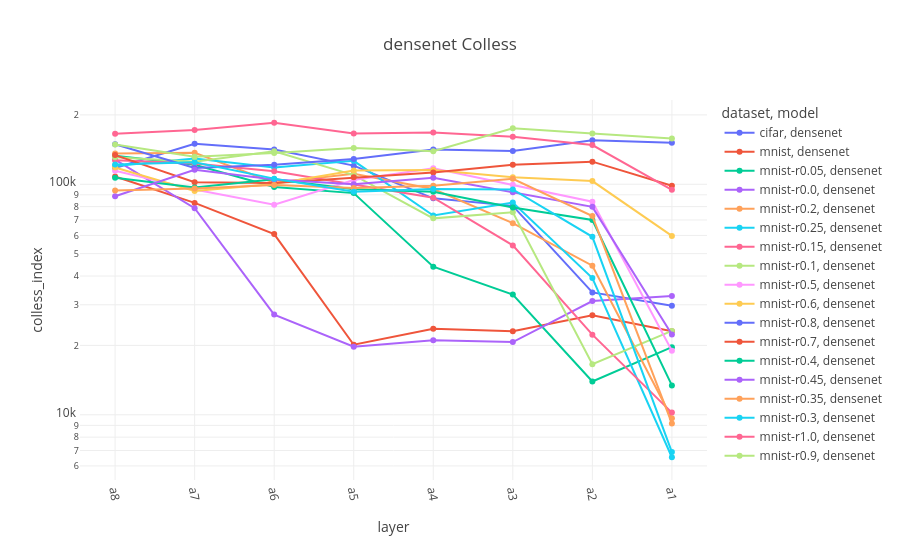

The cell this chart's notebook holds for it:
### Code cell
fig = px.line(densenet, x="layer", y="colless_index", color="dataset", symbol="model", color_discrete_sequence=px.colors.qualitative.Plotly, title="densenet Colless")
fig.update_xaxes(tickangle=80)
fig.update_yaxes(type="log")

### Figure 1 — Plotly figure (JSON) as saved in the notebook; plotly's stock layout.template omitted (floating-point values rounded to 4 significant figures)
{"data": [{"hovertemplate": "dataset=cifar<br>model=densenet<br>layer=%{x}<br>colless_index=%{y}<extra></extra>", "legendgroup": "cifar, densenet", "line": {"color": "#636EFA", "dash": "solid"}, "marker": {"symbol": "circle"}, "mode": "lines+markers", "name": "cifar, densenet", "orientation": "v", "showlegend": true, "type": "scatter", "x": ["a8", "a7", "a6", "a5", "a4", "a3", "a2", "a1"], "xaxis": "x", "y": [117600.0, 150000.0, 141400.0, 120500.0, 86880.0, 80610.0, 33960.0, 29750.0], "yaxis": "y"}, {"hovertemplate": "dataset=mnist<br>model=densenet<br>layer=%{x}<br>colless_index=%{y}<extra></extra>", "legendgroup": "mnist, densenet", "line": {"color": "#EF553B", "dash": "solid"}, "marker": {"symbol": "circle"}, "mode": "lines+markers", "name": "mnist, densenet", "orientation": "v", "showlegend": true, "type": "scatter", "x": ["a8", "a7", "a6", "a5", "a4", "a3", "a2", "a1"], "xaxis": "x", "y": [108000.0, 83030.0, 60820.0, 20130.0, 23630.0, 23020.0, 27010.0, 23030.0], "yaxis": "y"}, {"hovertemplate": "dataset=mnist-r0.05<br>model=densenet<br>layer=%{x}<br>colless_index=%{y}<extra></extra>", "legendgroup": "mnist-r0.05, densenet", "line": {"color": "#00CC96", "dash": "solid"}, "marker": {"symbol": "circle"}, "mode": "lines+markers", "name": "mnist-r0.05, densenet", "orientation": "v", "showlegend": true, "type": "scatter", "x": ["a8", "a7", "a6", "a5", "a4", "a3", "a2", "a1"], "xaxis": "x", "y": [132900.0, 121500.0, 97270.0, 91560.0, 43900.0, 33240.0, 13940.0, 19650.0], "yaxis": "y"}, {"hovertemplate": "dataset=mnist-r0.0<br>model=densenet<br>layer=%{x}<br>colless_index=%{y}<extra></extra>", "legendgroup": "mnist-r0.0, densenet", "line": {"color": "#AB63FA", "dash": "solid"}, "marker": {"symbol": "circle"}, "mode": "lines+markers", "name": "mnist-r0.0, densenet", "orientation": "v", "showlegend": true, "type": "scatter", "x": ["a8", "a7", "a6", "a5", "a4", "a3", "a2", "a1"], "xaxis": "x", "y": [127900.0, 78730.0, 27220.0, 19730.0, 21060.0, 20690.0, 31130.0, 32760.0], "yaxis": "y"}, {"hovertemplate": "dataset=mnist-r0.2<br>model=densenet<br>layer=%{x}<br>colless_index=%{y}<extra></extra>", "legendgroup": "mnist-r0.2, densenet", "line": {"color": "#FFA15A", "dash": "solid"}, "marker": {"symbol": "circle"}, "mode": "lines+markers", "name": "mnist-r0.2, densenet", "orientation": "v", "showlegend": true, "type": "scatter", "x": ["a8", "a7", "a6", "a5", "a4", "a3", "a2", "a1"], "xaxis": "x", "y": [135900.0, 137100.0, 101600.0, 111100.0, 95400.0, 67810.0, 44320.0, 9659.0], "yaxis": "y"}, {"hovertemplate": "dataset=mnist-r0.25<br>model=densenet<br>layer=%{x}<br>colless_index=%{y}<extra></extra>", "legendgroup": "mnist-r0.25, densenet", "line": {"color": "#19D3F3", "dash": "solid"}, "marker": {"symbol": "circle"}, "mode": "lines+markers", "name": "mnist-r0.25, densenet", "orientation": "v", "showlegend": true, "type": "scatter", "x": ["a8", "a7", "a6", "a5", "a4", "a3", "a2", "a1"], "xaxis": "x", "y": [119900.0, 129400.0, 118100.0, 126400.0, 73180.0, 83280.0, 39180.0, 6544.0], "yaxis": "y"}, {"hovertemplate": "dataset=mnist-r0.15<br>model=densenet<br>layer=%{x}<br>colless_index=%{y}<extra></extra>", "legendgroup": "mnist-r0.15, densenet", "line": {"color": "#FF6692", "dash": "solid"}, "marker": {"symbol": "circle"}, "mode": "lines+markers", "name": "mnist-r0.15, densenet", "orientation": "v", "showlegend": true, "type": "scatter", "x": ["a8", "a7", "a6", "a5", "a4", "a3", "a2", "a1"], "xaxis": "x", "y": [127200.0, 123100.0, 113900.0, 99620.0, 87480.0, 54320.0, 22260.0, 10220.0], "yaxis": "y"}, {"hovertemplate": "dataset=mnist-r0.1<br>model=densenet<br>layer=%{x}<br>colless_index=%{y}<extra></extra>", "legendgroup": "mnist-r0.1, densenet", "line": {"color": "#B6E880", "dash": "solid"}, "marker": {"symbol": "circle"}, "mode": "lines+markers", "name": "mnist-r0.1, densenet", "orientation": "v", "showlegend": true, "type": "scatter", "x": ["a8", "a7", "a6", "a5", "a4", "a3", "a2", "a1"], "xaxis": "x", "y": [130900.0, 125300.0, 139100.0, 109600.0, 71140.0, 75640.0, 16570.0, 23120.0], "yaxis": "y"}, {"hovertemplate": "dataset=mnist-r0.5<br>model=densenet<br>layer=%{x}<br>colless_index=%{y}<extra></extra>", "legendgroup": "mnist-r0.5, densenet", "line": {"color": "#FF97FF", "dash": "solid"}, "marker": {"symbol": "circle"}, "mode": "lines+markers", "name": "mnist-r0.5, densenet", "orientation": "v", "showlegend": true, "type": "scatter", "x": ["a8", "a7", "a6", "a5", "a4", "a3", "a2", "a1"], "xaxis": "x", "y": [114400.0, 94810.0, 81470.0, 104400.0, 117300.0, 99540.0, 84020.0, 18970.0], "yaxis": "y"}, {"hovertemplate": "dataset=mnist-r0.6<br>model=densenet<br>layer=%{x}<br>colless_index=%{y}<extra></extra>", "legendgroup": "mnist-r0.6, densenet", "line": {"color": "#FECB52", "dash": "solid"}, "marker": {"symbol": "circle"}, "mode": "lines+markers", "name": "mnist-r0.6, densenet", "orientation": "v", "showlegend": true, "type": "scatter", "x": ["a8", "a7", "a6", "a5", "a4", "a3", "a2", "a1"], "xaxis": "x", "y": [118200.0, 93560.0, 100300.0, 114700.0, 115300.0, 107200.0, 103200.0, 59700.0], "yaxis": "y"}, {"hovertemplate": "dataset=mnist-r0.8<br>model=densenet<br>layer=%{x}<br>colless_index=%{y}<extra></extra>", "legendgroup": "mnist-r0.8, densenet", "line": {"color": "#636EFA", "dash": "solid"}, "marker": {"symbol": "circle"}, "mode": "lines+markers", "name": "mnist-r0.8, densenet", "orientation": "v", "showlegend": true, "type": "scatter", "x": ["a8", "a7", "a6", "a5", "a4", "a3", "a2", "a1"], "xaxis": "x", "y": [149200.0, 117700.0, 121500.0, 128800.0, 141400.0, 139600.0, 155300.0, 151500.0], "yaxis": "y"}, {"hovertemplate": "dataset=mnist-r0.7<br>model=densenet<br>layer=%{x}<br>colless_index=%{y}<extra></extra>", "legendgroup": "mnist-r0.7, densenet", "line": {"color": "#EF553B", "dash": "solid"}, "marker": {"symbol": "circle"}, "mode": "lines+markers", "name": "mnist-r0.7, densenet", "orientation": "v", "showlegend": true, "type": "scatter", "x": ["a8", "a7", "a6", "a5", "a4", "a3", "a2", "a1"], "xaxis": "x", "y": [133800.0, 102200.0, 101400.0, 107100.0, 112500.0, 121400.0, 125400.0, 98550.0], "yaxis": "y"}, {"hovertemplate": "dataset=mnist-r0.4<br>model=densenet<br>layer=%{x}<br>colless_index=%{y}<extra></extra>", "legendgroup": "mnist-r0.4, densenet", "line": {"color": "#00CC96", "dash": "solid"}, "marker": {"symbol": "circle"}, "mode": "lines+markers", "name": "mnist-r0.4, densenet", "orientation": "v", "showlegend": true, "type": "scatter", "x": ["a8", "a7", "a6", "a5", "a4", "a3", "a2", "a1"], "xaxis": "x", "y": [106800.0, 96890.0, 105100.0, 95080.0, 92820.0, 79360.0, 69970.0, 13410.0], "yaxis": "y"}, {"hovertemplate": "dataset=mnist-r0.45<br>model=densenet<br>layer=%{x}<br>colless_index=%{y}<extra></extra>", "legendgroup": "mnist-r0.45, densenet", "line": {"color": "#AB63FA", "dash": "solid"}, "marker": {"symbol": "circle"}, "mode": "lines+markers", "name": "mnist-r0.45, densenet", "orientation": "v", "showlegend": true, "type": "scatter", "x": ["a8", "a7", "a6", "a5", "a4", "a3", "a2", "a1"], "xaxis": "x", "y": [88710.0, 115500.0, 105000.0, 100100.0, 106800.0, 92250.0, 79810.0, 22280.0], "yaxis": "y"}, {"hovertemplate": "dataset=mnist-r0.35<br>model=densenet<br>layer=%{x}<br>colless_index=%{y}<extra></extra>", "legendgroup": "mnist-r0.35, densenet", "line": {"color": "#FFA15A", "dash": "solid"}, "marker": {"symbol": "circle"}, "mode": "lines+markers", "name": "mnist-r0.35, densenet", "orientation": "v", "showlegend": true, "type": "scatter", "x": ["a8", "a7", "a6", "a5", "a4", "a3", "a2", "a1"], "xaxis": "x", "y": [93920.0, 95760.0, 99260.0, 96390.0, 98640.0, 105500.0, 72780.0, 9173.0], "yaxis": "y"}, {"hovertemplate": "dataset=mnist-r0.3<br>model=densenet<br>layer=%{x}<br>colless_index=%{y}<extra></extra>", "legendgroup": "mnist-r0.3, densenet", "line": {"color": "#19D3F3", "dash": "solid"}, "marker": {"symbol": "circle"}, "mode": "lines+markers", "name": "mnist-r0.3, densenet", "orientation": "v", "showlegend": true, "type": "scatter", "x": ["a8", "a7", "a6", "a5", "a4", "a3", "a2", "a1"], "xaxis": "x", "y": [121700.0, 124500.0, 105800.0, 92780.0, 95480.0, 94950.0, 59180.0, 6894.0], "yaxis": "y"}, {"hovertemplate": "dataset=mnist-r1.0<br>model=densenet<br>layer=%{x}<br>colless_index=%{y}<extra></extra>", "legendgroup": "mnist-r1.0, densenet", "line": {"color": "#FF6692", "dash": "solid"}, "marker": {"symbol": "circle"}, "mode": "lines+markers", "name": "mnist-r1.0, densenet", "orientation": "v", "showlegend": true, "type": "scatter", "x": ["a8", "a7", "a6", "a5", "a4", "a3", "a2", "a1"], "xaxis": "x", "y": [165700.0, 172100.0, 184900.0, 165900.0, 167600.0, 160700.0, 147900.0, 94610.0], "yaxis": "y"}, {"hovertemplate": "dataset=mnist-r0.9<br>model=densenet<br>layer=%{x}<br>colless_index=%{y}<extra></extra>", "legendgroup": "mnist-r0.9, densenet", "line": {"color": "#B6E880", "dash": "solid"}, "marker": {"symbol": "circle"}, "mode": "lines+markers", "name": "mnist-r0.9, densenet", "orientation": "v", "showlegend": true, "type": "scatter", "x": ["a8", "a7", "a6", "a5", "a4", "a3", "a2", "a1"], "xaxis": "x", "y": [148800.0, 131800.0, 136600.0, 143600.0, 139000.0, 174800.0, 166100.0, 157800.0], "yaxis": "y"}], "layout": {"legend": {"title": {"text": "dataset, model"}, "tracegroupgap": 0}, "title": {"text": "densenet Colless"}, "xaxis": {"anchor": "y", "domain": [0, 1], "tickangle": 80, "title": {"text": "layer"}}, "yaxis": {"anchor": "x", "domain": [0, 1], "title": {"text": "colless_index"}, "type": "log"}}}
